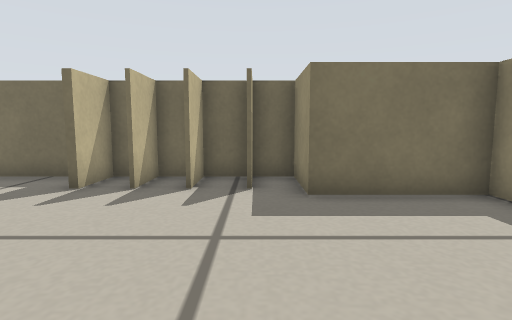
[1] (above)

16 first-person views from a walk through a Stage world. The camera is 0.26 m above the floor, tilts 6° down and sees 80° across. The lines on the ground mark 1 m squares. The floor is counted in squares, 0.2 m on a side. Each view is taken from the middle of a square. On the plan, view 1 faces up. The plan holds only what a view shows up to about 13 squares ahead; the rest is blank. The robots in the file are not drawn.

[2]
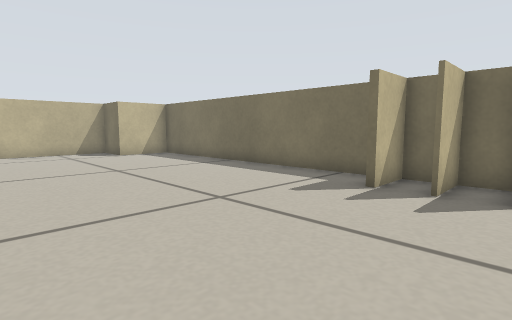

[3]
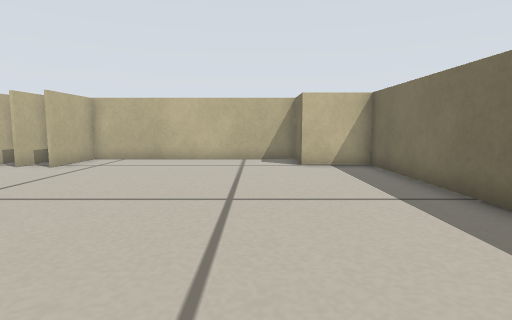

[4]
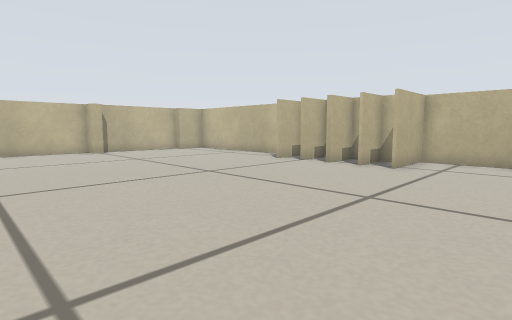

[5]
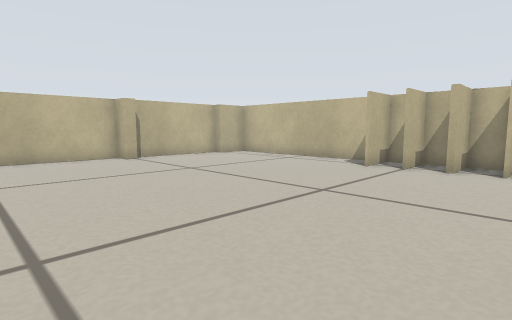

[6]
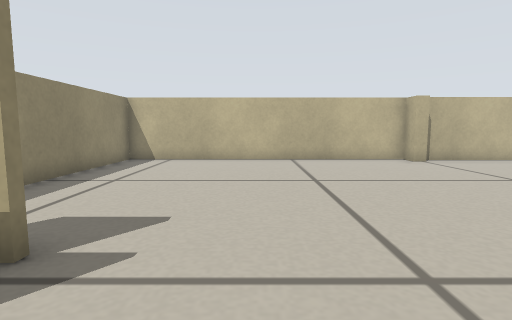

[7]
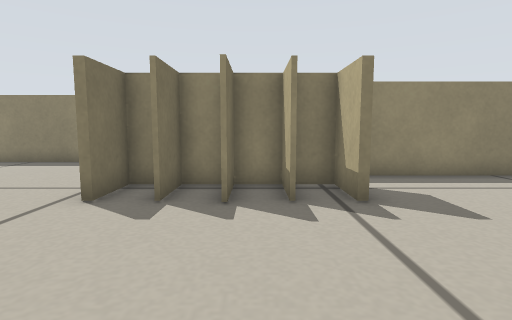

[8]
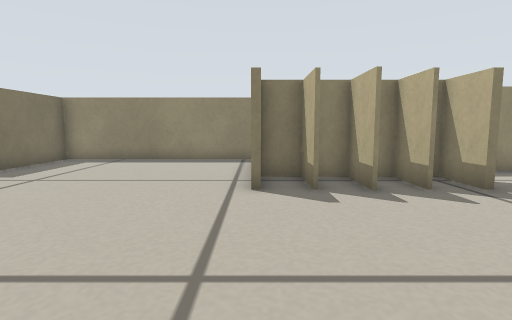

[9]
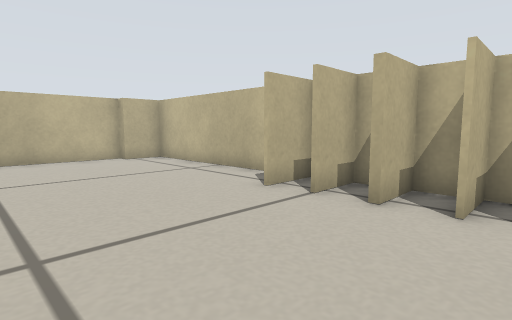

[10]
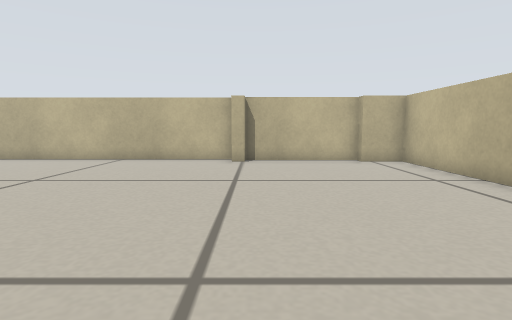

[11]
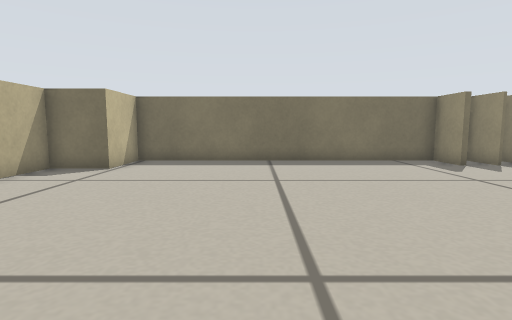

[12]
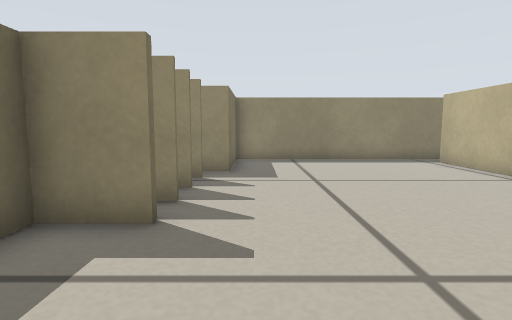

[13]
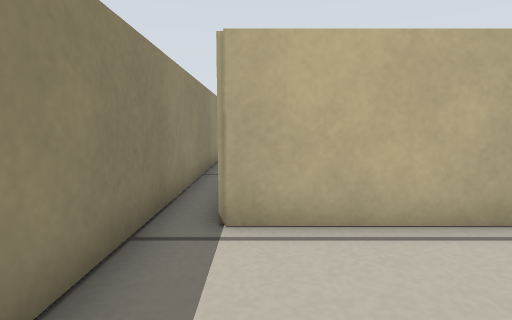

[14]
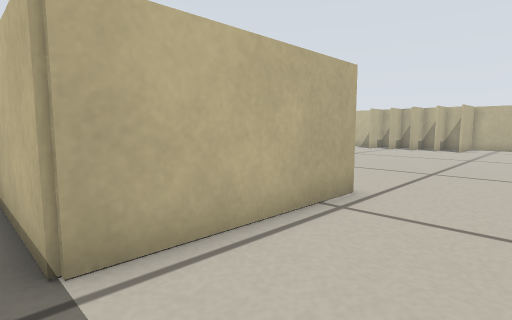

[15]
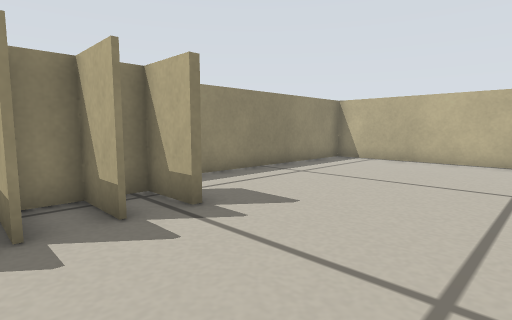

[16]
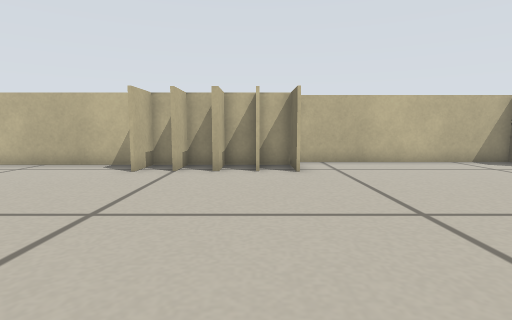

### Floor plan
Points are (right, up) in squares from view 1. A wall is a line through its corners. A room is listed if a view was taken in it or the views show most of it. See-through windows are left out.
Room 1 (views 1, 2, 3, 4, 5, 6, 7, 8, 9, 10, 11, 12, 13, 14, 15, 16)
walls: (-1.9, -4.4) (0, -4.4); (-1.8, -3.2) (0, -3.2); (-1.8, -5.6) (-0.1, -5.6) (-0.1, -2.1) (-1.8, -2.1); (-1.8, -1.9) (3.5, -1.9) (3.5, -5.4); (-1.8, -6.8) (-0.1, -6.8) (-0.1, -5.9); (-0.1, -4.5) (-1.9, -4.5); (0, -3.3) (-1.8, -3.3); (-16.8, -3.9) (-15, -3.9); (-16.7, -5.5) (-16.7, -7.6) (-14.9, -7.6); (-16.7, -8.4) (-16.7, -15.7) (-15.1, -15.7); (-4, 6.4) (-4, 8); (-1.5, 6.4) (-1.5, 7.9); (-10.6, -15.7) (-10.1, -15.7) (-10.1, -16.5) (1.2, -16.5) (1.2, -8); (-3.8, 8.1) (-3.8, 6.4); (-2.6, 8.1) (-2.6, 6.4); (4.5, -10) (4.5, 5.8) (1, 5.8) (1, 8) (-15.7, 8) (-15.7, 5.6) (-17.6, 5.6) (-17.6, -2.7) (-14.9, -2.7); (-15.1, -16.2) (-10.5, -16.2)

Positions as (right, up) in squares from view 1, and headings:
1: (0, 0), facing up
2: (-1, 0), facing up-left
3: (-5, 4), facing left
4: (-5, 1), facing down-left
5: (-5, -3), facing down-left
6: (-4, -4), facing down
7: (-7, -5), facing right
8: (-8, -2), facing right
9: (-10, -3), facing down-left
10: (-11, -4), facing down
11: (-11, -4), facing up
12: (-8, 5), facing right
13: (3, 2), facing down
14: (4, 1), facing down-left
15: (-6, -4), facing down-right
16: (-6, -4), facing left
